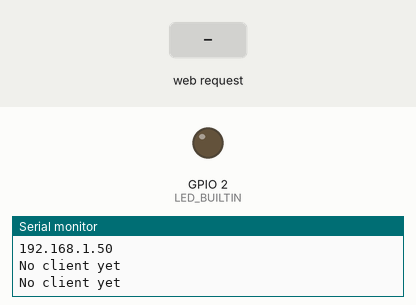
This sketch was run on a simulated ESP32. On the bench: output pins drawn as LEDs (lit = HIGH), the last lines printed to the serial monitor. The inputs (shaded band) are chosen by the test bench. WiFi joins after 1.5 s; servers stay silent unless stated.

Above: at 4.2 s.
4.3 s: HTTP request GET /blink received
At 6.6 s:
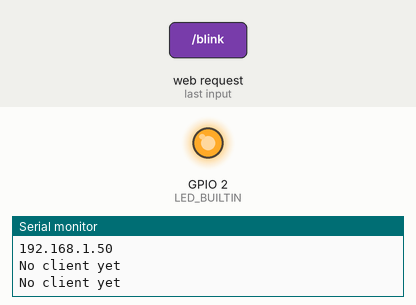
8.3 s: HTTP request GET /off received
At 10.1 s:
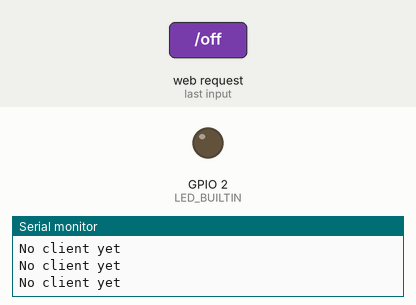
10.5 s: HTTP request GET /on received
At 13.4 s:
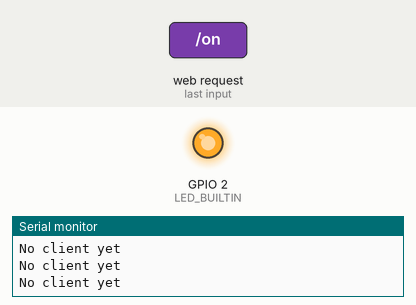
Timing chart, 0 to 14.9 s (numbered marks = the images above; inputs shaded):
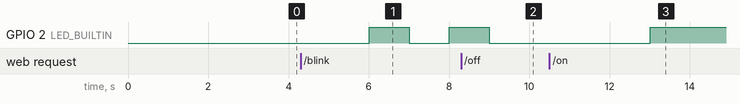

Measured:
- after the input at 4.3 s, GPIO 2 (LED_BUILTIN): LOW → HIGH after 1.7 s, → LOW 1.0 s later, → HIGH 1.0 s later
- after the input at 8.3 s, GPIO 2 (LED_BUILTIN): goes on until 9.0 s, then stays LOW
- after the input at 10.5 s, GPIO 2 (LED_BUILTIN): LOW → HIGH after 2.5 s

The sketch:

lab2.ino
```cpp
#include <WiFi.h>
#define PORT 8080
#define LED_BUILTIN 2
const char *SSID = "DIGI-X_LOUNGE";
const char *PASSWORD = "IT Certified";
String header = "HTTP/1.1 200 OK\nContent-Type: text/html\n\n<html><body>";
String tailer="</body></html>";
String menu="<h1>Web server by ESP32</h1><p><a href=\"blink\">LED Blinking</a></p><p><a href=\"on\">LED ON</a></p><p><a href=\"off\">LED OFF</a></p>";
WiFiServer server(8080);
WiFiClient client;

bool blinking=false;
bool ledOn=false;

String s;
String cmd;

void setup() {
  Serial.begin(115200);
  delay(1000);
  pinMode(LED_BUILTIN, OUTPUT);
  WiFi.begin(SSID, PASSWORD);
  while(WiFi.status() != WL_CONNECTED) {
    delay(1000);
    Serial.print(".");
  }
  Serial.println("Web Server active: ");
  Serial.println(WiFi.localIP() );
  server.begin();

}

void loop() {
  client=server.available();
  //Serial.println("Waiting for client");
  if(client) {
    while (client.connected()) {
      if(client.available()) {
        //Serial.println("Data can be read");
        s = client.readString();
        cmd=getCommand(s);
        response(cmd);
        if (cmd.equals("")) {
          Serial.println("HOMEPAGE");
        } else if (cmd.equals("blink")) {
          blinking=true;
          ledOn=false;
        } else if (cmd.equals("on")) {
          blinking=false;
          ledOn=true;
        } else if (cmd.equals("off")) {
          blinking=false;
          ledOn=false;
        } else {
          response(s);
          client.stop();
        }
      } else {
        client.stop();
      }
    }
  } else {
    Serial.println("No client yet");
  }
  if(blinking || ledOn) {
    digitalWrite(LED_BUILTIN,HIGH);
    delay(1000);
  }
  if(blinking || !ledOn) {
    digitalWrite(LED_BUILTIN,LOW);
    delay(1000);
  }
}

void response(String konten) {
  client.println(header);
  client.println(konten);
  client.println(menu);
  client.println(tailer);
}

String getCommand(String s) {
  return (s.substring(5, s.indexOf(' ',5)));
}
```
